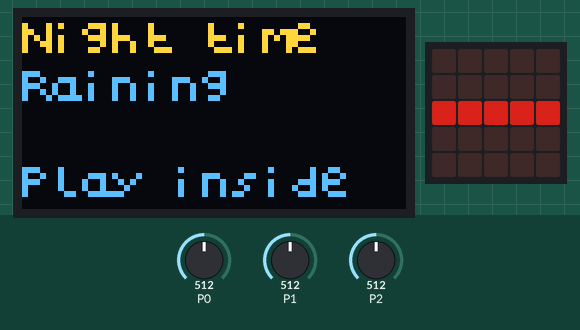
Recording of a program running on a simulated BBC micro:bit running MicroPython. On the bench: 128×64 one-colour display, the board's 5×5 LED display. The test bench sets the inputs (shaded band); at power-on: P2 = 512, P0 = 512, P1 = 512 (analog values on the 0–1023 scale). Dim RGB values are drawn brighter than linear; the OLED is the two-colour kind (top 16 rows yellow).

Above: at 1.2 s.
1.3 s: P2 set to 522
At 2.0 s:
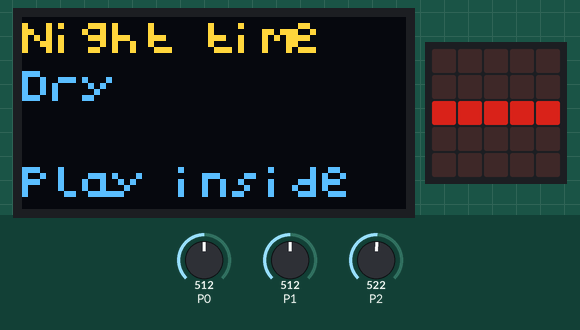
2.9 s: P0 set to 306
At 3.2 s:
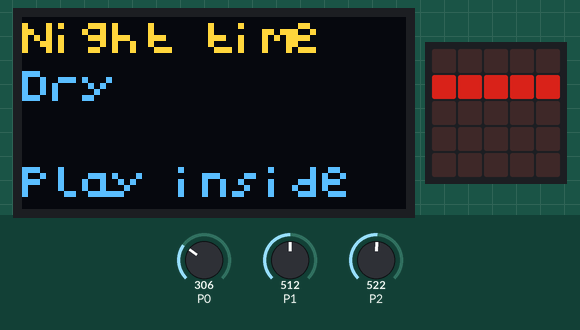
4.4 s: P1 set to 262
5.9 s: P1 set to 235
At 6.8 s:
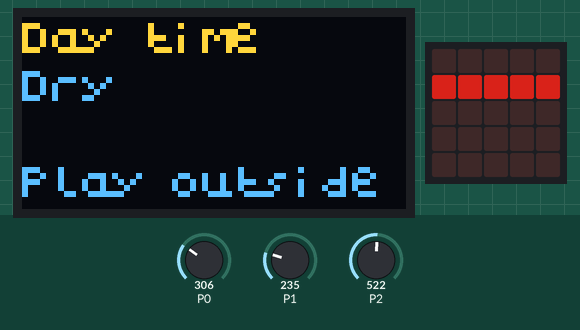
7.5 s: P0 set to 240
At 8.0 s:
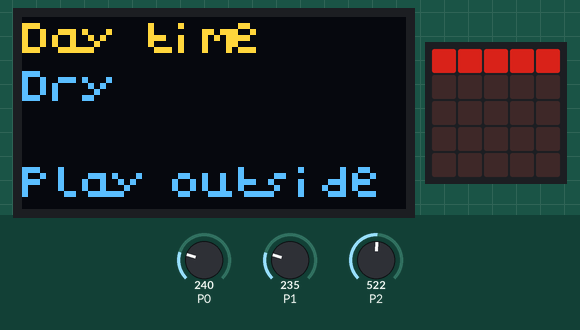
9.0 s: P0 set to 610
At 10.4 s:
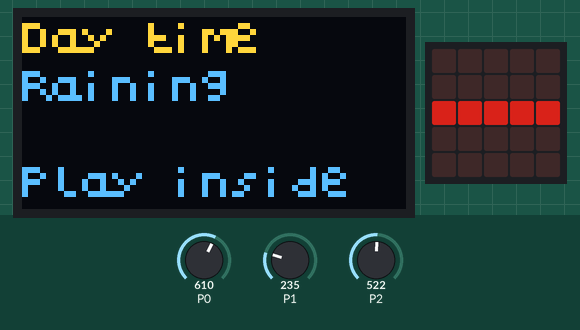
Timing chart, 0 to 11.5 s (numbered marks = the images above; inputs shaded):
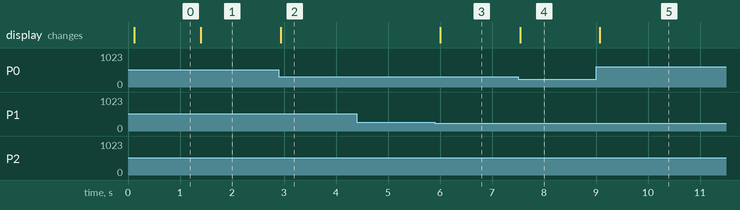

Measured:
- the behaviour switches between 512 and 513 on P2 (found by bisection; images 0 and 1)
- the behaviour switches between 250 and 249 on P1 (found by bisection; images 2 and 3)
- after the input at 1.3 s, the display: changes after 0.10 s (image 1)
- after the input at 2.9 s, the display: changes at once (image 2)
- after the input at 4.4 s, every drawn part: stays the same
- after the input at 5.9 s, the display: changes after 0.11 s (image 3)
- after the input at 7.5 s, the display: changes at once (image 4)
- after the input at 9.0 s, the display: changes after 0.07 s (image 5)

The program:

adjustableRainSensor.py
```python
# Display hello world on the ssd1306 OLED (128x64) screen
# Requires the SSD1306 library from https://github.com/fizban99/microbit_ssd1306
# Wiring as per https://www.littlebird.com.au/learn/77/0-96-oled-screen-with-micro-bit

from microbit import *
from ssd1306 import initialize, clear_oled
from ssd1306_text import add_text

def displayLevel(level):
#    print(level)
    pixels = ['0'] * 20
    for i in range(0,5):
        pixels.insert(level*5 + i, '5')
#    print(pixels)

    # Creat a microbit image and display
    pixels.insert(20,':')
    pixels.insert(15,':')
    pixels.insert(10,':')
    pixels.insert(5,':')
    tempDot = Image("".join(pixels))
    display.show(tempDot)
#    display.show(str(potValue))

initialize()
clear_oled()
time = "Daytime"
rainThreshold = 600
rain = "Raining"
action = "Play outside"
while True:
    LDRvalue = pin1.read_analog()
    if LDRvalue < 250:
        time = "Day time  "
    else:
        time = "Night time"

    potValue = pin0.read_analog()
    setting = int(potValue / 250)
    displayLevel(setting)
    rainLevel = pin2.read_analog()
    if rainLevel > potValue:
        rain = "Dry    "
    else:
        rain = "Raining"

    if (time == "Night time") or (rain == "Raining"):
        action = "Play inside "
    else:
        action = "Play outside"

    add_text(0,0, time)
    add_text(0,1, rain)
    add_text(0,3, action)
    sleep(100)
```
